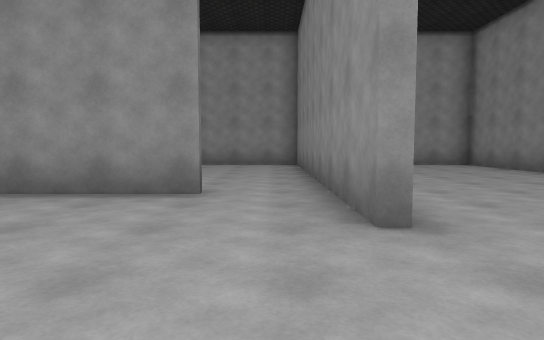
View 1 (above)

19 first-person views from a walk through a scene from a Unity 3-D project. The camera is 1.2 m above the floor, tilts 4° down and sees 75° across. The floor is counted in squares, 2 m on a side. Each view is taken from the middle of a square. On the plan, view 1 faces up. The plan holds only what a view shows up to about 10 squares ahead; the rest is blank. The player character is not drawn. Surface patterns are stand-ins for the level's own textures.

View 2
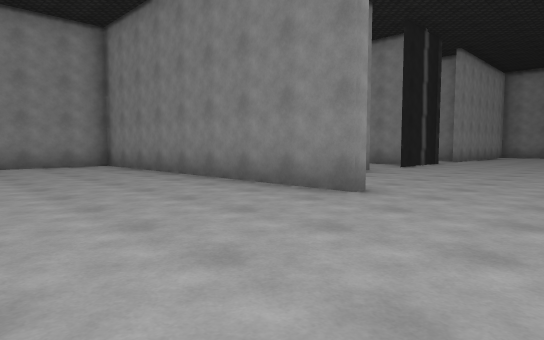

View 3
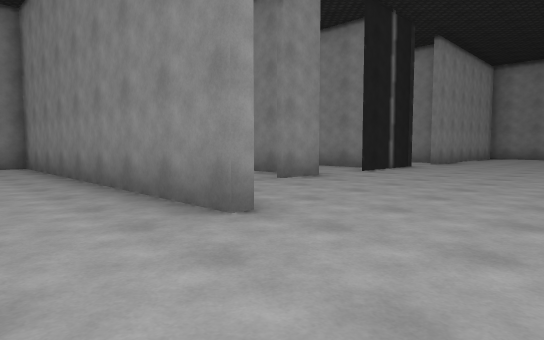

View 4
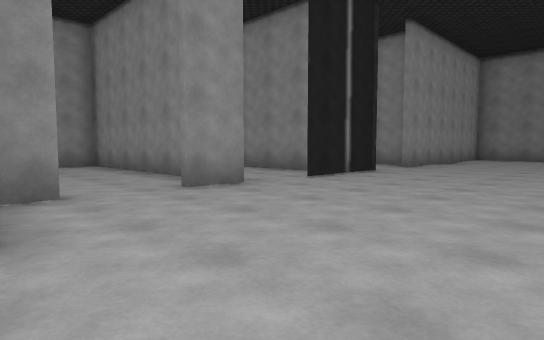

View 5
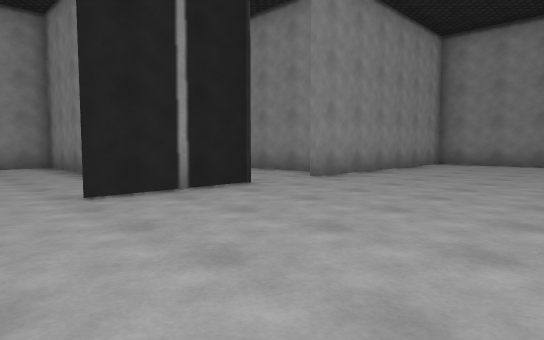

View 6
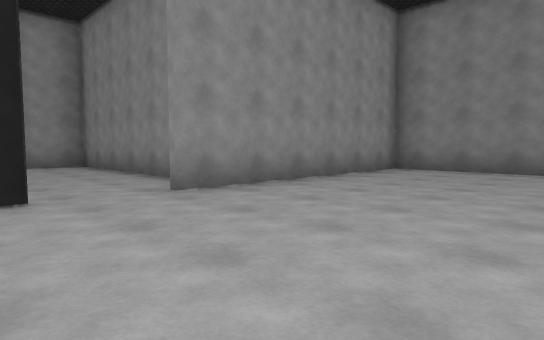

View 7
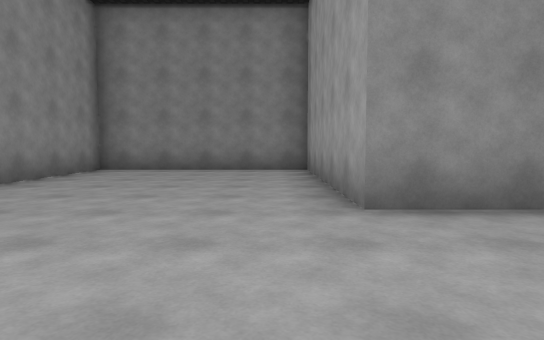

View 8
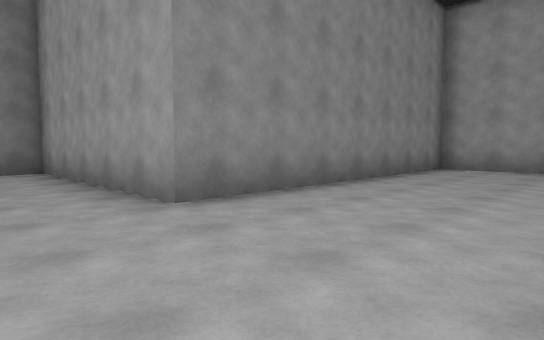

View 9
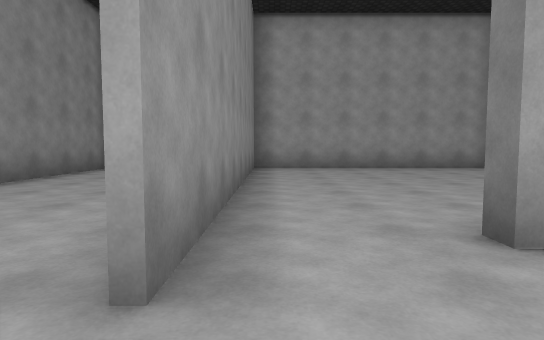

View 10
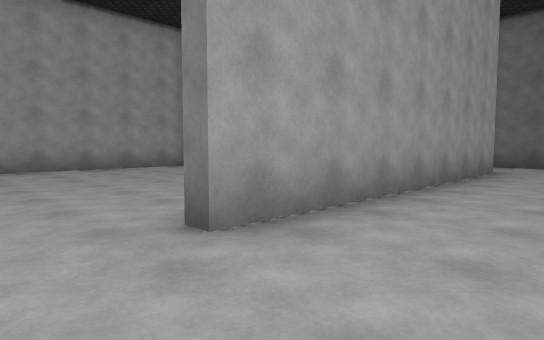

View 11
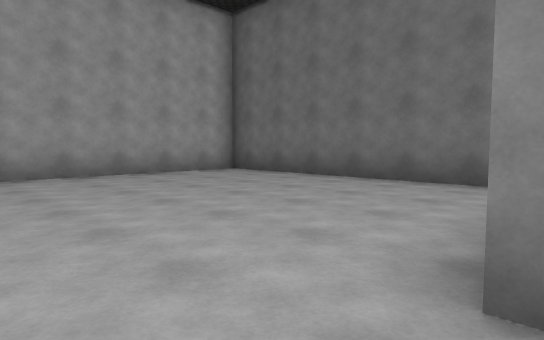

View 12
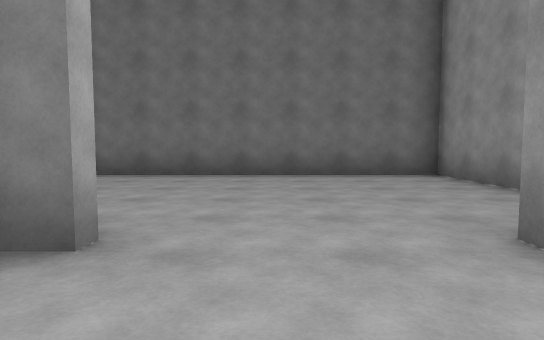

View 13
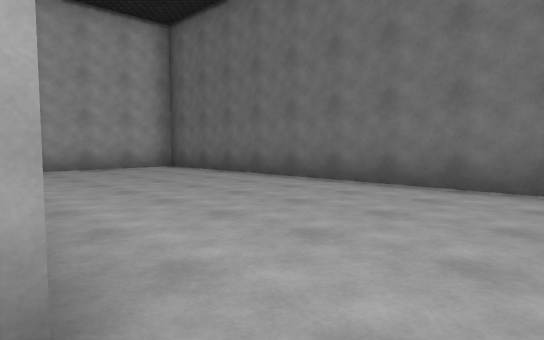

View 14
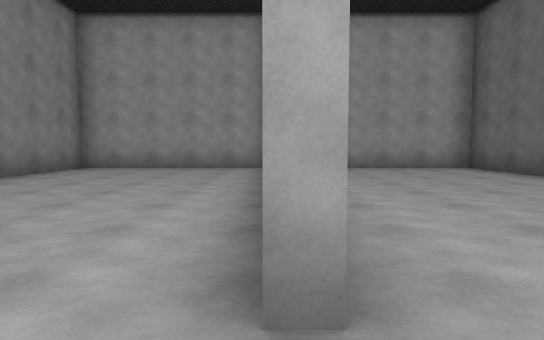

View 15
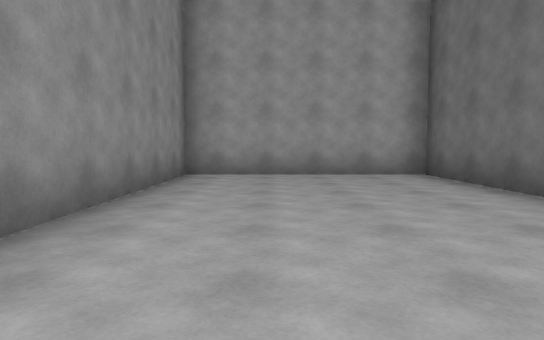

View 16
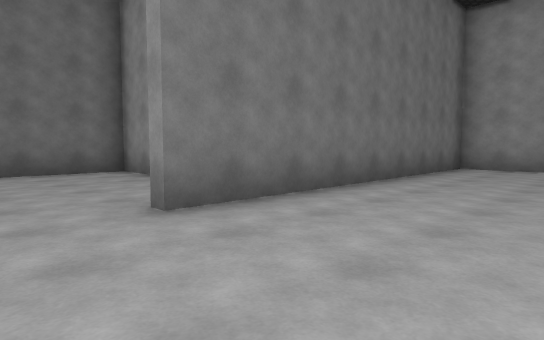

View 17
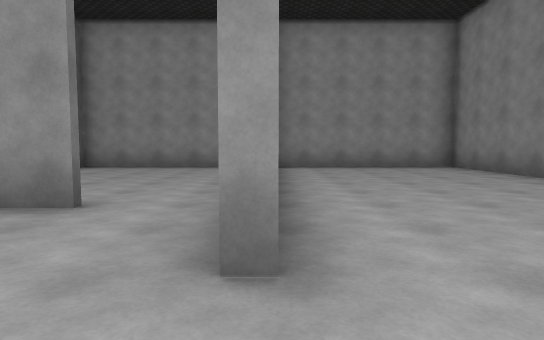

View 18
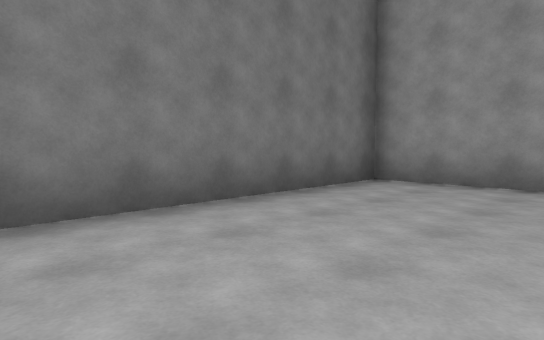

View 19
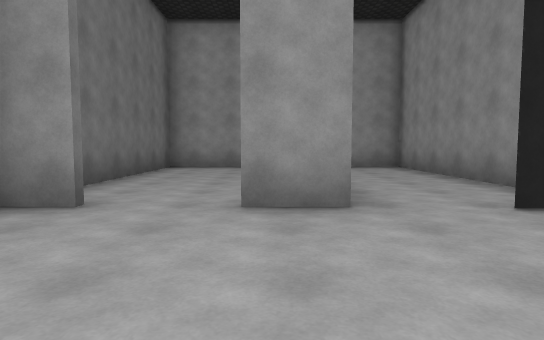

### Floor plan
Ten units are one square. View 1 is at (0, 0); x grows to the right and y downward. Boxes are objects, and circles mark ways between rooms. Rooms are numbered by the first view taken in them; rooms with no view inside come last. Other rooms are left out.
<svg viewBox="-46 -112 268 199">
<path fill="none" stroke="#000" d="M59 -24 59 -107 10 -107 10 -25M71 -43 64 -43M31 10 106 10M99 -43 86 -43M8 -25 8 -45M139 -43 112 -43M-9 -43 -41 -43 -41 82 8 82 8 32M162 10 217 10 217 -43 154 -43M163 -50 163 -107 149 -107M141 82 163 82 163 8M125 79 125 3M62 24 62 82 125 82M-4 -107 -41 -107 -41 -54M8 -45 8 -100M11 82 59 82 59 54M10 0 10 16M96 -54 96 -107 62 -107 62 -61M125 -50 125 -107 111 -107"/>
<circle cx="115" cy="10" r="3" fill="#2a7"/>
<circle cx="0" cy="-40" r="3" fill="#2a7"/>
<circle cx="25" cy="10" r="3" fill="#2a7"/>
<circle cx="80" cy="-40" r="3" fill="#2a7"/>
<circle cx="110" cy="-40" r="3" fill="#2a7"/>
<text x="70" y="-10">1</text>
<text x="100" y="50">2</text>
<text x="-20" y="-80">3</text>
<text x="30" y="50">4</text>
<text x="80" y="-80">5</text>
<text x="110" y="-80">6</text>
</svg>
Room 1 opens to room 2. Room 1 opens to room 3. Room 1 opens to room 4. Room 1 opens to room 5. Room 1 opens to room 6.

Where each view was taken, in squares from view 1:
view 1: 0 up, 0 right, facing up
view 2: 0 up, 2 right, facing up-right
view 3: 0 up, 4 right, facing up-right
view 4: 0 up, 6 right, facing up-right
view 5: 0 up, 10 right, facing up-right
view 6: 0 up, 13 right, facing up-right
view 7: 0 up, 13 right, facing right
view 8: 1 up, 13 right, facing down-right
view 9: 1 up, 12 right, facing down
view 10: 1 up, 12 right, facing down-left
view 11: 1 down, 12 right, facing down-left
view 12: 1 up, 3 right, facing left
view 13: 1 up, 1 right, facing down-left
view 14: 1 up, 1 right, facing down
view 15: 1 down, 1 left, facing down
view 16: 1 up, 4 right, facing up-left
view 17: 1 up, 1 right, facing up
view 18: 5 up, 1 left, facing up-left
view 19: 1 up, 9 right, facing up
